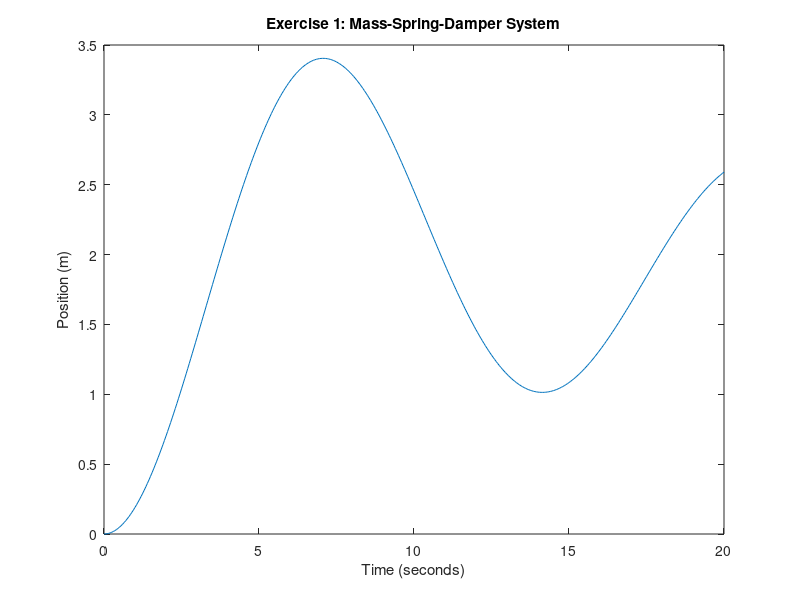
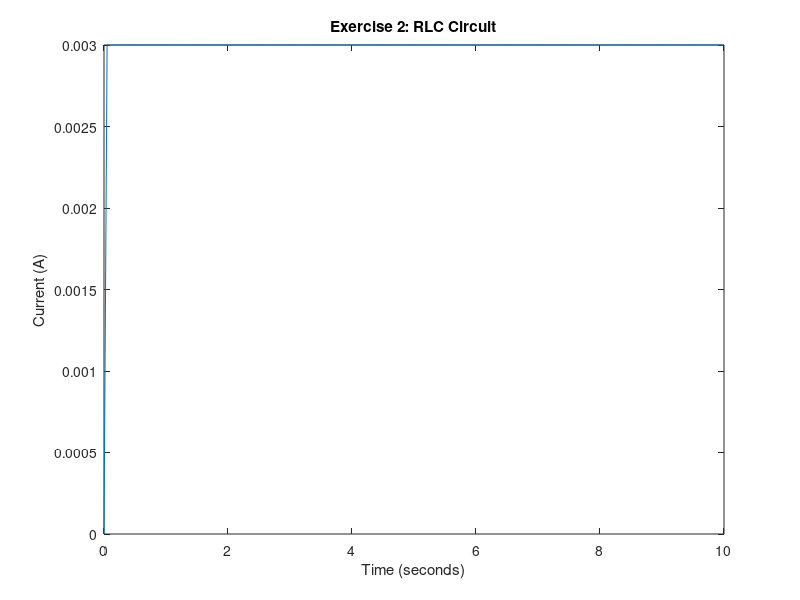
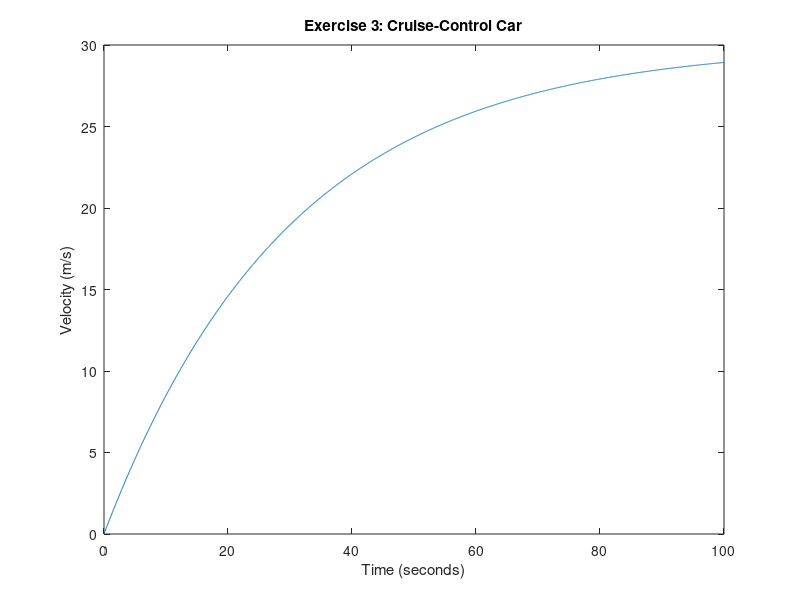

The MATLAB script that drew these images, in order: (Note: this script raises an error after producing the figures.)
% This script is written for Lab 2 of ES3011 B26 by 
% Aditi Bhattamishra, Kate Stahler, and Yael Whitson (Team 13).
% The script is adapted using a demo script previously provided. 
% Due 11/4/2026

clear; clc;

%% Mass-Springer-Damper System (Q1)

% Create system properties and constants variables
m = 5; %mass [Kg]
k = 1.0; %spring constant [N/m]
b = 0.5; %damping constant [N*s/m]
F = 2; %input force [N]

% Set time array variables
T = 20; %simulation time [s]
dt = 0.05; %time step [s]
t = 0:dt:T; %time array [t]

% Create state space equation coefficient variables
A = [0 1;
     -k/m -b/m];
B = [0; 1/m];
C = [1 0];
D = 0;
sys = ss(A,B,C,D);

% Set input array
u = F*ones(size(t));

% Run simulation
[y1, x1] = lsim(sys,u,t);

% Make figure (we do this manually to create four separate plots without
% overwriting)
figure;
plot (x1, y1);
title("Exercise 1: Mass-Spring-Damper System");
xlabel("Time (seconds)");
ylabel("Position (m)");

%% RLC Circuit (Q2)

% Create system properties and constants variables
L = 5; %inductance [H]
c = 300; %capacitance [F]
R = 100000; %resistance [Kohm]
V = 300; %input voltage [V]

% Set time array variables
T = 10; %simulation time [s]
dt = 0.05; %time step [s]
t = 0:dt:T; %time array [t]

% Create state space equation coefficient variables
A = [0 1;
    -1/(L*c) -R/L];
B = [0; 1/L];
C = [0 1];
D = 0;
sys = ss(A,B,C,D);

% Set input array
u = V*ones(size(t));

% Run simulation
[y2, x2] = lsim(sys,u,t);

% Make figure
figure;
plot (x2, y2);
title("Exercise 2: RLC Circuit");
xlabel("Time (seconds)");
ylabel("Current (A)");

%% Cruise-Control Car (Q3)

% Create system properties and constants variables
m = 1500; %vehicle mass [kg]
b = 50; %damping coefficient [N*s/m]
U = 1500; %input force [N]

% Set time array variables
T = 100; %simulation time [s]
dt = 0.05; %time step [s]
t = 0:dt:T; %time array [t]

% Create state space equation coefficient variables
A = [0 1;
    0 -b/m]; 
B = [0; 1/m]; 
C = [0 1];
D = 0;
sys = ss(A,B,C,D);

% Set input array
u = U*ones(size(t));

% Run simulation
[y3, x3] = lsim(sys,u,t);

% Make figure
figure;
plot (x3, y3);
title("Exercise 3: Cruise-Control Car");
xlabel("Time (seconds)");
ylabel("Velocity (m/s)"); %fill in and delete this comment after

%% Motor Position (Q4)

% Create system properties and constants variables
J = 3*10^(-6); %rotor moment of inertia [kg*m^2]
b = 3.5*10^(-6); %motor friction coefficient [N*s/m]
K = 0.025; %electric force/motor torque coefficient [V/rad/sec]
R = 5; %resistance [Ohm]
L = 3*10^(-6); %inductance [H]
V = 100; %input voltage [V]

% Set time array variables
T = 10; %simulation time [s]
dt = 0.05; %time step [s]
t = 0:dt:T; %time array [t]

% Create state space equation coefficient variables
A = []; %fill in and delete this comment after
B = []; %fill in and delete this comment after
C = []; %fill in and delete this comment after
D = []; %fill in and delete this comment after
sys = ss(A,B,C,D);

% Set input array
u = V*ones(size(t));

% Run simulation
[y4, x4] = lsim(sys,u,t);

% Make figure
figure;
plot (x4, y4);
title("Exercise 4: Motor Position");
xlabel("Time (seconds)");
ylabel(""); %fill in and delete this comment after
